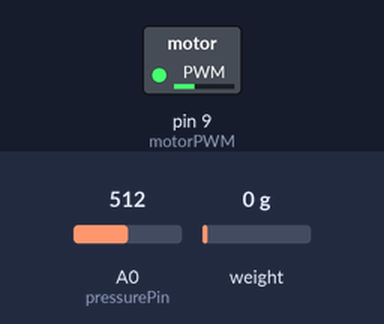
A sketch run on a simulated Arduino Uno, built with avr-gcc and run on an emulated ATmega328P. Parts: switched loads named in the sketch (green lamp = pin HIGH). The inputs (shaded band) are chosen by the test bench; at power-on: weight on the scale 0 g, A0 (pressurePin) = 512.

Above: at 2.2 s.
2.3 s: weight on the scale set to 10 g
3.8 s: weight on the scale set to 13 g
At 5.0 s:
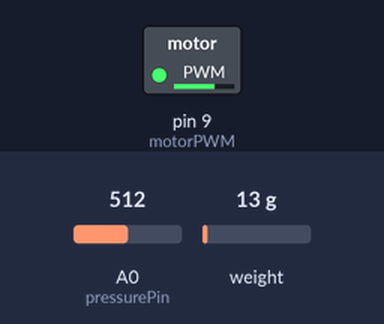
5.4 s: weight on the scale set to 31 g
6.9 s: weight on the scale set to 38 g
At 7.4 s:
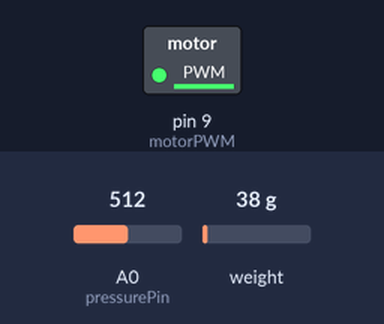
8.4 s: A0 (pressurePin) set to 482
At 9.7 s:
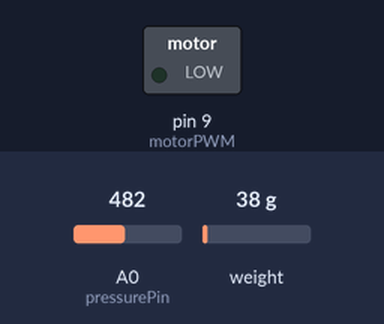
10.0 s: A0 (pressurePin) set to 510
At 11.2 s:
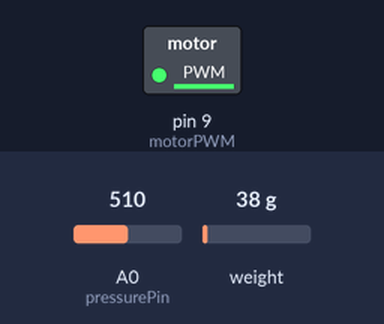
Timing chart, 0 to 12.6 s (numbered marks = the images above; inputs shaded):
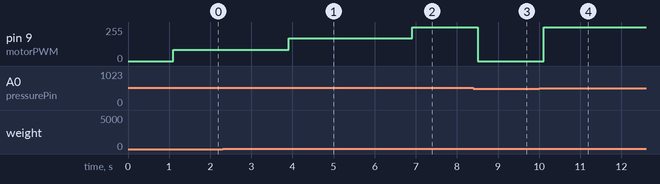

The sketch:

chai-zilin.ino
```cpp
#include "HX711.h"

const int pressurePin = A0;

HX711 scale;
const int LOADCELL_DOUT_PIN = 2;
const int LOADCELL_SCK_PIN = 3;


const int motorPWM = 9;
const int PRESSURE_THRESHOLD = 500;
const long TENSION_LOW = 5000;
const long TENSION_HIGH = 15000;

void setup() {
  pinMode(motorPWM, OUTPUT);
  analogWrite(motorPWM, 0);
  Serial.begin(9600);

  // Initialize HX711
  scale.begin(LOADCELL_DOUT_PIN, LOADCELL_SCK_PIN);
  scale.set_scale();
  scale.tare();
}
void loop() {
  int pressureValue = analogRead(pressurePin);
  long tensionValue = scale.read();

  int motorSpeed = 0;

  if (pressureValue >= PRESSURE_THRESHOLD) {
    motorSpeed = 85;

    if (tensionValue >= TENSION_LOW) {
      if (tensionValue >= TENSION_HIGH) {
        motorSpeed = 254;
      } else {
        motorSpeed = 170;
      }
    }
  }

  analogWrite(motorPWM, motorSpeed);
  delay(100);
}
```

Measured:
- the behaviour switches between 11 and 12 g on weight on the scale (found by bisection; images 0 and 1)
- the behaviour switches between 35 and 36 g on weight on the scale (found by bisection; images 1 and 2)
- the behaviour switches between 500 and 499 on A0 (pressurePin) (found by bisection; images 2 and 3)
- after the input at 2.3 s, every drawn part: stays the same
- after the input at 3.8 s, pin 9 (motorPWM): 85/255 → 170/255 after 0.10 s
- after the input at 5.4 s, every drawn part: stays the same
- after the input at 6.9 s, pin 9 (motorPWM): 170/255 → 254/255 at once
- after the input at 8.4 s, pin 9 (motorPWM): 254/255 → 0/255 after 0.11 s
- after the input at 10.0 s, pin 9 (motorPWM): 0/255 → 254/255 after 0.11 s
